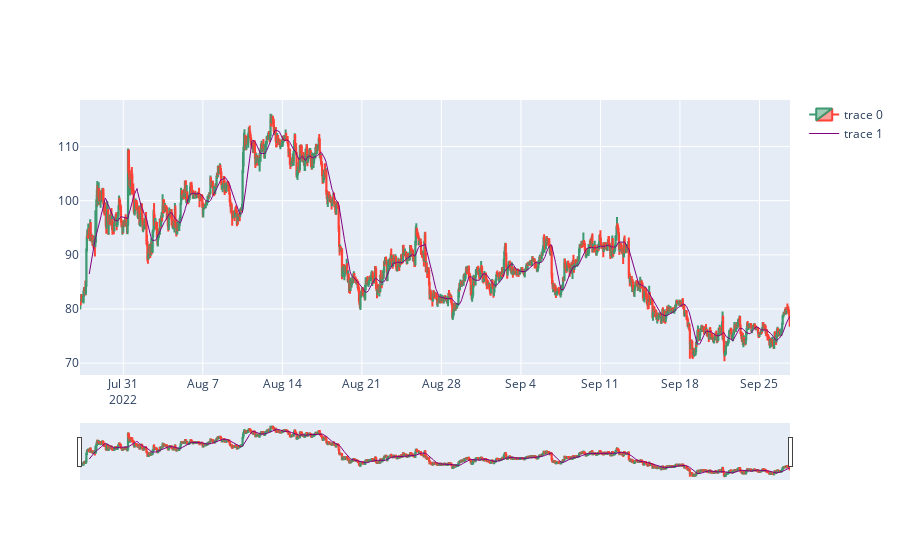

The cell this chart's notebook holds for it:
### Markdown cell above
> Now we shall graph the data by creating a OHLC chart with the Plotly library. The cools thing about this chart is that its interactive. In order to create it do the following:

### Code cell
import plotly.graph_objects as go
fig = go.Figure(
    data=[go.Candlestick(
        x = historical.index,
        open = historical['open'],
        high = historical['high'],
        low = historical['low'],
        close = historical['close'],
        ),
go.Scatter(x=historical.index, y=historical['20 SMA'], line=dict(color='purple', width=1))])

fig.show()

### Figure 1 — Plotly figure (JSON) as saved in the notebook; plotly's stock layout.template omitted (floating-point values rounded to 4 significant figures; data arrays with more than 128 entries replaced by an {"elided": "..."} marker saying what was removed)
{"data": [{"close": {"elided": "1500 float values"}, "high": {"elided": "1500 float values"}, "low": {"elided": "1500 float values"}, "open": {"elided": "1500 float values"}, "type": "candlestick", "x": {"elided": "1500 str values"}}, {"line": {"color": "purple", "width": 1}, "type": "scatter", "x": {"elided": "1500 str values"}, "y": {"elided": "1500 float values"}}], "layout": {}}
